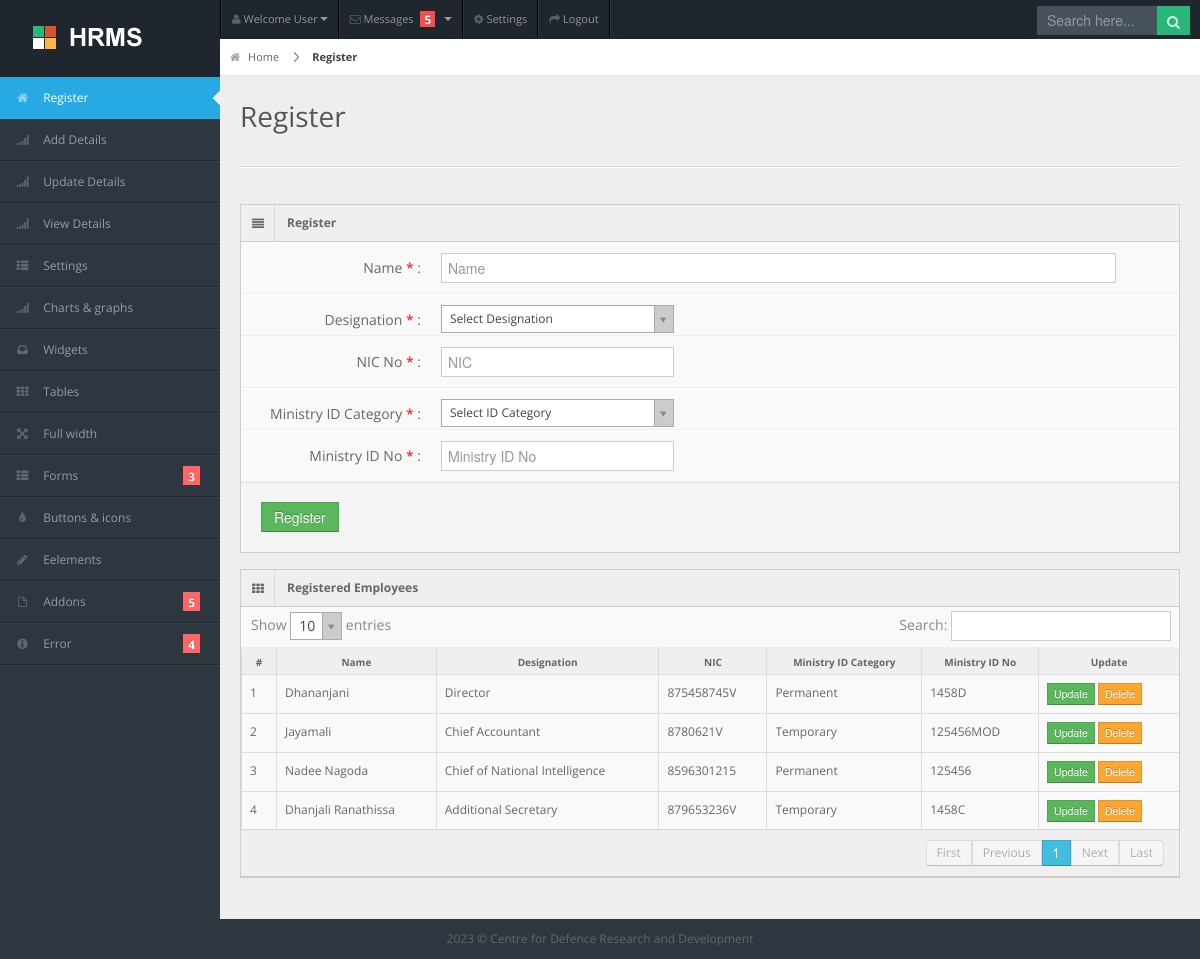
/register.php, run on the app's committed database.
### tables this page shows
CREATE TABLE `personal_info_tbl` (
  `personal_info_id` int(11) NOT NULL,
  `name` varchar(200) NOT NULL,
  `designation_id` int(11) NOT NULL,
  `nic` varchar(12) NOT NULL,
  `ministry_id_cat` varchar(10) NOT NULL,
  `ministry_id_no` varchar(12) NOT NULL,
  `status` int(11) NOT NULL DEFAULT 1,
  `date_added` datetime NOT NULL DEFAULT current_timestamp()
);

CREATE TABLE `designation_tbl` (
  `designation_id` int(11) NOT NULL,
  `designation` varchar(150) NOT NULL,
  `status` int(11) NOT NULL DEFAULT 1,
  `time_added` datetime NOT NULL DEFAULT current_timestamp()
);

### register.php (the view, shortened to what this page needs)
<?php
error_reporting(E_ALL);ini_set('display_errors', 'on');include ("db/db.php");
?>
<!DOCTYPE html>
<html lang="en">
<head>
<link rel="stylesheet" href="css/bootstrap.min.css" />
<link rel="stylesheet" href="css/bootstrap-responsive.min.css" />
<link rel="stylesheet" href="css/uniform.css" />
<link rel="stylesheet" href="css/select2.css" />
<link rel="stylesheet" href="css/matrix-style.css" />
<link rel="stylesheet" href="css/matrix-media.css" />
<link href="font-awesome/css/font-awesome.css" rel="stylesheet" />
</head>
<body>
<div id="header">
  <h1><a href="#">::HRMS-MOD::</a></h1>
</div>
<div id="user-nav" class="navbar navbar-inverse">
  <ul class="nav">
    <li  class="dropdown" id="profile-messages" ><a title="" href="#" data-toggle="dropdown" data-target="#profile-messages" class="dropdown-toggle"><i class="icon icon-user"></i>  <span class="text">Welcome User</span><b class="caret"></b></a>
    </li>
    <li class="dropdown" id="menu-messages"><a href="#" data-toggle="dropdown" data-target="#menu-messages" class="dropdown-toggle"><i class="icon icon-envelope"></i> <span class="text">Messages</span> <span class="label label-important">5</span> <b class="caret"></b></a>
    </li>
    <li class=""><a title="" href="#"><i class="icon icon-cog"></i> <span class="text">Settings</span></a></li>
    <li class=""><a title="" href="login.html"><i class="icon icon-share-alt"></i> <span class="text">Logout</span></a></li>
  </ul>
</div>
<div id="search">
  <input type="text" placeholder="Search here..."/>
  <button type="submit" class="tip-bottom" title="Search"><i class="icon-search icon-white"></i></button>
</div>
<div id="sidebar"> <a href="#" class="visible-phone"><i class="icon icon-th"></i>Tables</a>
  <?php include('include/nav.php'); ?>
</div>
<div id="content">
  <div id="content-header">
    <div id="breadcrumb"> <a href="#" title="Go to Home" class="tip-bottom"><i class="icon-home"></i> Home</a> <a href="#" class="current">Register</a> </div>
    <h1>Register</h1>
  </div>
  <div class="container-fluid">
    <hr>
    <div class="row-fluid">
      <div class="span12">
		 <div class="widget-box">
        <div class="widget-title"> <span class="icon"> <i class="icon-align-justify"></i> </span>
          <h5>Register</h5>
        </div>
        <div class="widget-content nopadding">
          <form action="javascript:void(0);" id="<?php if(isset($_GET['uid']) == true){ echo "form_update"; } else{ echo "form_submit"; } ?>" class="form-horizontal">
            <div class="control-group">
              <label class="control-label">Name <span style="color:red;">*</span> :</label>
              <div class="controls">
                <input type="text" class="span11" placeholder="Name" name="name" required value="<?php if(isset($_GET['uid']) == true){ echo $name; } ?>"/>
              </div>
            </div>
            <div class="control-group">
              <label class="control-label">Designation <span style="color:red;">*</span> :</label>
              <div class="controls">
              </div>
            </div>
			<div class="control-group">
              <label class="control-label">NIC No <span style="color:red;">*</span> :</label>
              <div class="controls">
                <input type="text" class="span4" placeholder="NIC" name="nic" maxlength = "10" required value="<?php if(isset($_GET['uid']) == true){ echo $nic; } ?>"/>
              </div>
            </div>
			<div class="control-group">
              <label class="control-label">Ministry ID Category <span style="color:red;">*</span> :</label>
              <div class="controls">
              </div>
            </div>
			<div class="control-group">
              <label class="control-label">Ministry ID No <span style="color:red;">*</span> :</label>
              <div class="controls">
                <input type="text" class="span4" placeholder="Ministry ID No" name="ministry_id_no" required value="<?php if(isset($_GET['uid']) == true){ echo $ministry_id_no; } ?>"/>
              </div>
            </div>
            <div class="form-actions">
			<?php if(isset($_GET['uid']) == true){ ?>
              <button type="submit" class="btn btn-success">Update</button>
			<?php }else { ?>
			<button type="submit" class="btn btn-success">Register</button>
			<?php } ?>
            </div>
          </form>
        </div>
      </div>
        <div class="widget-box">
          <div class="widget-title"> <span class="icon"><i class="icon-th"></i></span>
            <h5>Registered Employees</h5>
          </div>
          <div class="widget-content nopadding">
		  <?php
		  $sql = "SELECT * FROM personal_info_tbl WHERE status='1' ORDER BY personal_info_id  DESC";
		  $result = mysqli_query($conn, $sql);
		  ?>
            <table class="table table-bordered data-table">
              <thead>
                <tr>
                  <th>#</th>
				  <th>Name</th>
				  <th>Designation</th>
                  <th>NIC</th>
                  <th>Ministry ID Category</th>
				  <th>Ministry ID No</th>
                  <th>Update</th>
                </tr>
              </thead>
              <tbody>
			  <?php $i = 1; while ($row = mysqli_fetch_assoc($result)){ ?>
                <tr class="gradeX">
                  <td><?php echo $i; ?></td>
				  <td><?php echo $row['name']; ?></td>
                  <td>
				  <?php
					$desig_id = $row['designation_id'];
					$sql3 = "SELECT * FROM designation_tbl WHERE designation_id='$desig_id'";
					$result3 = mysqli_query($conn,$sql3);
					$row3 = mysqli_fetch_array($result3);
					$designation_name = $row3['designation'];
					echo $designation_name;
					?>
				  </td>
                  <td><?php echo $row['nic']; ?></td>
				  <td><?php echo $row['ministry_id_cat']; ?></td>
				  <td><?php echo $row['ministry_id_no']; ?></td>
                  <td><a href="register.php?uid=<?php echo $row['personal_info_id']; ?>"><button class="btn btn-success btn-mini">Update</button></a>
					<a href="register.php?did=<?php echo $row['personal_info_id']; ?>" onclick="return confirm('Are you sure you want to Delete?')"><button class="btn btn-warning btn-mini">Delete</button></a>
				  </td>
                </tr>
                <?php $i++; } ?>
				</tbody>
            </table>
          </div>
        </div>
      </div>
    </div>
  </div>
</div>
<?php include('include/footer.php'); ?>
</body>
</html>

### include/nav.php (shortened to what this page needs)
<ul>
    <li class="active"><a href="register.php"><i class="icon icon-home"></i> <span>Register</span></a> </li>
	<li> <a href="add_details.php"><i class="icon icon-signal"></i> <span>Add Details</span></a> </li>
	<li> <a href="update_details.php"><i class="icon icon-signal"></i> <span>Update Details</span></a> </li>
	<li> <a href="view_details.php"><i class="icon icon-signal"></i> <span>View Details</span></a> </li>
	<li class="submenu"> <a href="#"><i class="icon icon-th-list"></i> <span>Settings</span></a>
    </li>
    <li> <a href="charts.html"><i class="icon icon-signal"></i> <span>Charts &amp; graphs</span></a> </li>
    <li> <a href="widgets.html"><i class="icon icon-inbox"></i> <span>Widgets</span></a> </li>
    <li><a href="tables.html"><i class="icon icon-th"></i> <span>Tables</span></a></li>
    <li><a href="grid.html"><i class="icon icon-fullscreen"></i> <span>Full width</span></a></li>
    <li class="submenu"> <a href="#"><i class="icon icon-th-list"></i> <span>Forms</span> <span class="label label-important">3</span></a>
    </li>
    <li><a href="buttons.html"><i class="icon icon-tint"></i> <span>Buttons &amp; icons</span></a></li>
    <li><a href="interface.html"><i class="icon icon-pencil"></i> <span>Eelements</span></a></li>
    <li class="submenu"> <a href="#"><i class="icon icon-file"></i> <span>Addons</span> <span class="label label-important">5</span></a>
    </li>
    <li class="submenu"> <a href="#"><i class="icon icon-info-sign"></i> <span>Error</span> <span class="label label-important">4</span></a>
    </li>
  </ul>

### include/footer.php
<div class="row-fluid">
  <div id="footer" class="span12"> 2023 &copy; <a href="https://crd.lk">Centre for Defence Research and Development </a> </div>
</div>

### css/matrix-media.css (style rules this page uses)
body { background:#2E363F; }
#header { background-color: #1f262d; margin-top:10px; }
#search input[type=text], #search button { background-color: #28b779; }
#sidebar > ul { border-bottom: 1px solid #37414b }
#sidebar > ul > li { border-top: 1px solid #37414b; border-bottom: 1px solid #1f262d; }
#sidebar > ul > li.active { background-color: #27a9e3; border-bottom: 1px solid #27a9e3; border-top: 1px solid #27a9e3; }
#sidebar > ul > li.active a { color:#fff; text-decoration:none; }
#sidebar > ul > li > a > .label { background-color:#F66; }
#search input[type=text] { background-color: #47515b; color: #fff; }

### data on the page
personal_info_tbl: name "Dhananjani", designation.designation "Director", nic "875458745V", ministry_id_cat "Permanent", ministry_id_no "1458D"
personal_info_tbl: name "Jayamali", designation.designation "Chief Accountant", nic "8780621V", ministry_id_cat "Temporary", ministry_id_no "125456MOD"
personal_info_tbl: name "Nadee Nagoda", designation.designation "Chief of National Intelligence", nic "8596301215", ministry_id_cat "Permanent", ministry_id_no "125456"
personal_info_tbl: name "Dhanjali Ranathissa", designation.designation "Additional Secretary", nic "879653236V", ministry_id_cat "Temporary", ministry_id_no "1458C"
